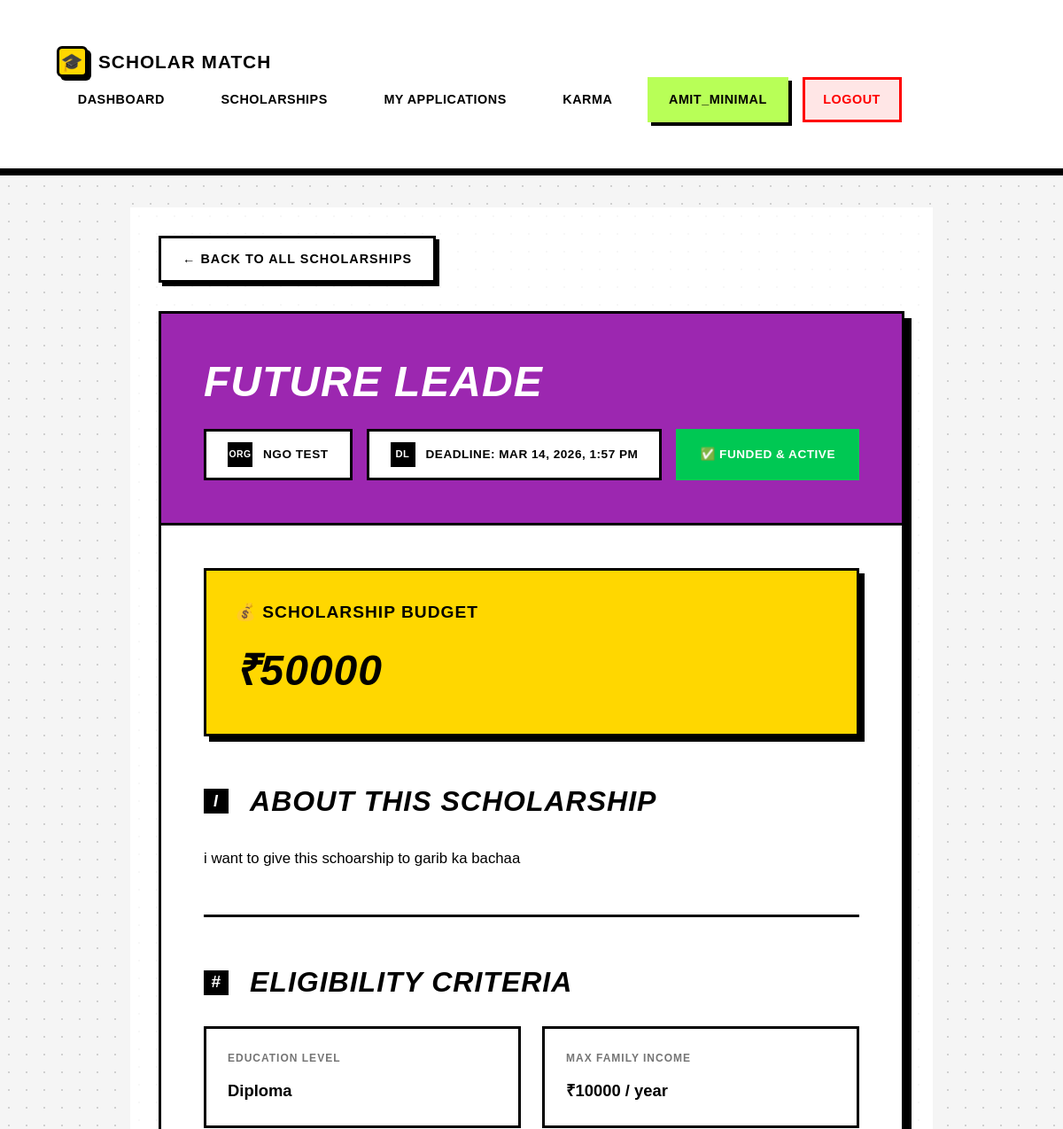
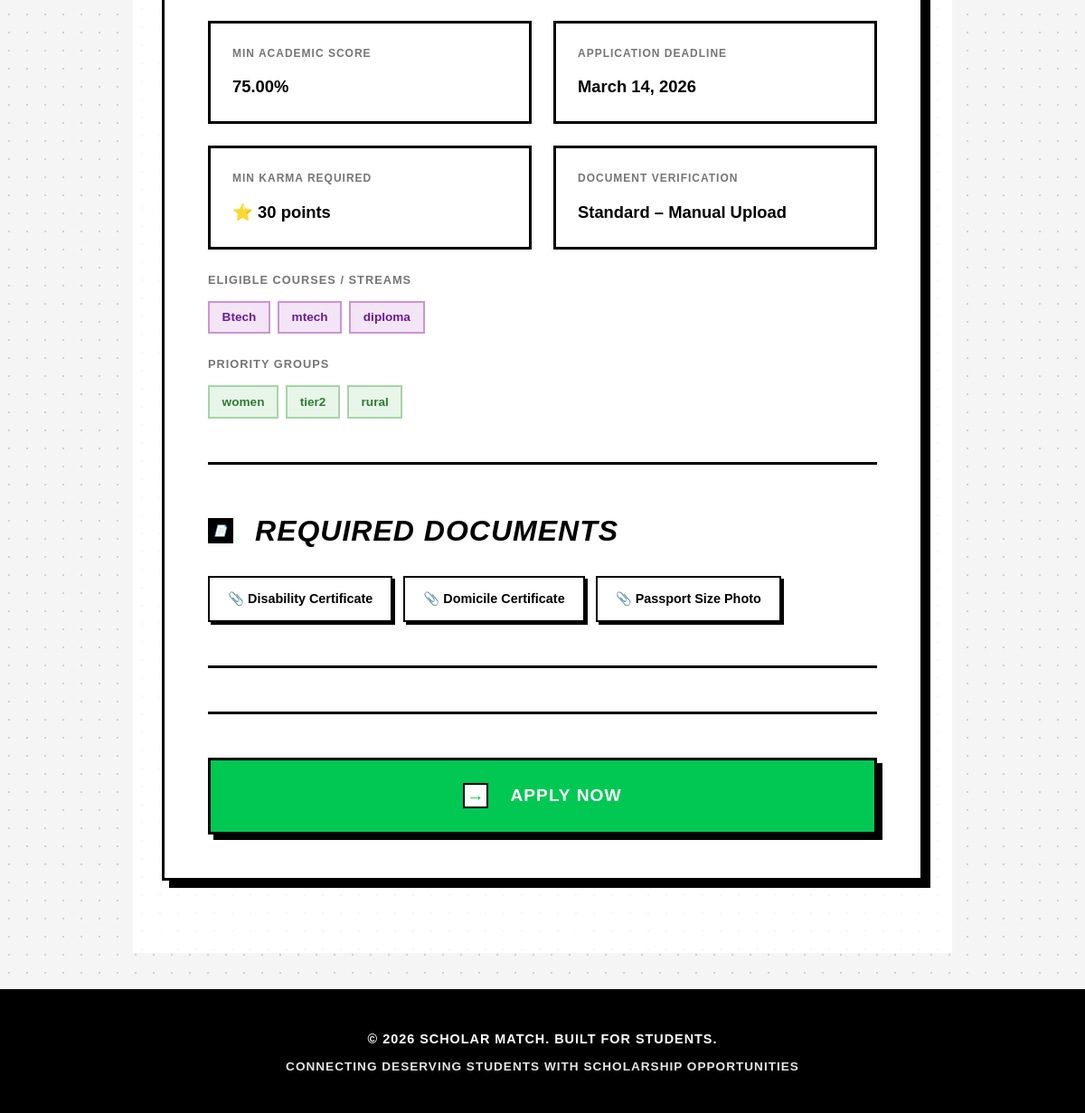
Screenshot of /scholarships/2/ (signed in) with the database file from the repository (2 pictures, top to bottom).
### users/models.py (models this page shows, shortened)
class User(AbstractUser):
    is_student = models.BooleanField(default=True)
    is_moderator = models.BooleanField(default=False)
    is_organization = models.BooleanField(default=False)

class OrganizationProfile(models.Model):
    user = models.OneToOneField(User, on_delete=models.CASCADE, primary_key=True)
    organization_name = models.CharField(max_length=255, unique=True)
    contact_person = models.CharField(max_length=150)
    official_email = models.EmailField(unique=True)
    website_url = models.URLField(max_length=2000, blank=True)
    is_verified_funder = models.BooleanField(default=False, help_text="Verified by platform administration")

### scholarships/models.py (models this page shows, shortened)
class Scholarship(models.Model):
    title = models.CharField(max_length=255, unique=True, verbose_name="Scholarship Title")
    org_profile = models.ForeignKey(
        'users.OrganizationProfile',
        on_delete=models.CASCADE,
        related_name='scholarships',
        null=True, blank=True,
        verbose_name="Organization"
    )
    logo = models.ImageField(
        upload_to='scholarship_logos/',
        blank=True, null=True,
        verbose_name="Organization Logo"
    )
    description = models.TextField(verbose_name="About the Scholarship (HTML allowed)")
    deadline = models.DateTimeField(verbose_name="Application Deadline")
    education_level = models.CharField(
        max_length=20,
        choices=EDUCATION_LEVEL_CHOICES,
        default='ANY',
        verbose_name="Target Education Level"
    )
    courses = models.TextField(
        blank=True, default='[]',
        help_text='JSON list of eligible courses/streams. Leave "[]" for any.'
    )
    max_family_income = models.PositiveIntegerField(
        null=True, blank=True,
        verbose_name="Max Family Annual Income (₹)",
        help_text="Maximum annual family income in INR (e.g. 800000 for ₹8 lakh)"
    )
    min_percentage = models.DecimalField(
        max_digits=5, decimal_places=2,
        null=True, blank=True,
        verbose_name="Minimum Academic Score (%/CGPA)"
    )
    demographic_focus = models.TextField(
        blank=True, default='[]',
        help_text='JSON list of demographic targets. Leave "[]" for all.'
    )
    total_budget = models.PositiveIntegerField(
        verbose_name="Total Budget (₹)",
        help_text="Full amount the organization deposits into escrow (INR)"
    )
    distribution_type = models.CharField(
        max_length=10,
        choices=DISTRIBUTION_TYPE_CHOICES,
        default='FIXED',
        verbose_name="Distribution Logic"
    )
    fixed_amount = models.PositiveIntegerField(
        null=True, blank=True,
        verbose_name="Fixed Amount per Winner (₹)",
        help_text="Required when distribution type is FIXED"
    )
    num_winners = models.PositiveIntegerField(
        null=True, blank=True,
        verbose_name="Number of Winners",
        help_text="How many students get selected"
    )
    disbursement_method = models.CharField(
        max_length=20,
        choices=DISBURSEMENT_METHOD_CHOICES,
        default='BANK_TRANSFER',
        verbose_name="Disbursement Method"
    )
    min_karma = models.PositiveIntegerField(
        default=0,
        verbose_name="Minimum Karma Points Required",
        help_text="Only students with ≥ this karma can apply"
    )
    verification_strictness = models.CharField(
        max_length=10,
        choices=VERIFICATION_STRICTNESS_CHOICES,
        default='STANDARD',
        verbose_name="Verification Strictness"
    )
    essay_question = models.TextField(
        blank=True,
        verbose_name="Custom Essay / Question (Optional)",
        help_text="e.g. 'Why do you need this scholarship?'"
    )
    is_active = models.BooleanField(
        default=False,
        help_text="Becomes True only after payment is confirmed"
    )
    is_funded = models.BooleanField(
        default=False,
        help_text="True once Razorpay payment is verified"
    )
    created_at = models.DateTimeField(auto_now_add=True)
    last_updated = models.DateTimeField(auto_now=True)
    organization = models.CharField(
        max_length=255, blank=True,
        help_text="[Legacy] Organization name as string. Use org_profile FK instead."
    )
    source_url = models.URLField(max_length=2000, blank=True)
    award_amount = models.CharField(
        max_length=50, blank=True,
        help_text="[Legacy] Free-text award amount. Use total_budget instead."
    )
    details = models.TextField(
        blank=True,
        help_text="[Legacy] Use description instead."
    )
    is_verified = models.BooleanField(default=False)
    found_by_student = models.ForeignKey(
        'users.StudentProfile',
        on_delete=models.SET_NULL,
        null=True, blank=True,
        related_name='found_scholarships'
    )
    finder_karma_awarded = models.IntegerField(default=0)
    class Meta:
        ordering = ['-created_at']
    def get_courses(self):
        try:
            return json.loads(self.courses)
        except (ValueError, TypeError):
            return []
    def get_demographic_focus(self):
        try:
            return json.loads(self.demographic_focus)
        except (ValueError, TypeError):
            return []
    @property
    def name(self):
        """
        Backward-compatibility alias for `title`.
        All existing templates and views use scholarship.name — this keeps
        them working without any changes.
        """
        return self.title

class RequiredDocument(models.Model):
    scholarship = models.ForeignKey(
        Scholarship, on_delete=models.CASCADE, related_name='required_documents'
    )
    document_name = models.CharField(
        max_length=100,
        choices=DOCUMENT_CHOICES,
        help_text="Identifier key for the document type"
    )
    description = models.TextField(blank=True)
    is_mandatory = models.BooleanField(default=True)
    verification_strictness = models.CharField(
        max_length=10,
        choices=VERIFICATION_STRICTNESS_CHOICES,
        default='STANDARD',
        verbose_name="Verification Method for this document"
    )

### scholarships/views.py (the view)
# urls.py: path('<int:pk>/', views.scholarship_detail, name='scholarship_detail'),
@login_required
def scholarship_detail(request, pk):
    scholarship = get_object_or_404(Scholarship, pk=pk, is_active=True)
    required_docs = RequiredDocument.objects.filter(scholarship=scholarship)
    related = Scholarship.objects.filter(
        is_active=True,
        education_level=scholarship.education_level,
    ).exclude(pk=pk).select_related('org_profile').order_by('-created_at')[:3]
    if not related.exists():
        related = Scholarship.objects.filter(
            is_active=True,
        ).exclude(pk=pk).order_by('-created_at')[:3]
    context = {
        'scholarship': scholarship,
        'required_docs': required_docs,
        'related_scholarships': related,
    }
    return render(request, 'scholarships/scholarship_detail.html', context)

### scholarships/templates/scholarships/scholarship_detail.html (shortened to what this page needs)
{% extends 'base.html' %}
{% block content %}
<div class="detail-page-wrapper">
    <div class="detail-container">
        <a href="{% url 'scholarships:scholarship_list' %}" class="back-link">← Back to All Scholarships</a>
        <div class="scholarship-detail-card">
            <div class="scholarship-hero">
                <h1>{{ scholarship.title }}</h1>
                <div class="hero-meta">
                    <div class="hero-meta-item">
                        <span class="icon icon-org"></span>
                        <span>{% if scholarship.org_profile %}{{ scholarship.org_profile.organization_name }}{% else %}{{ scholarship.organization }}{% endif %}</span>
                    </div>
                    <div class="hero-meta-item">
                        <span class="icon icon-date"></span>
                        <span>Deadline: {{ scholarship.deadline|date:"M d, Y, g:i A" }}</span>
                    </div>
                    {% if scholarship.is_active and scholarship.is_funded %}
                    <div class="hero-meta-item" style="background:#00C853;color:white;border-color:#00C853;">
                        ✅ Funded & Active
                    </div>
                    {% endif %}
                </div>
            </div>
            <div class="scholarship-content">
                <div class="amount-highlight">
                    <h3>💰 Scholarship Budget</h3>
                    <div class="amount-value">₹{{ scholarship.total_budget|default:scholarship.award_amount }}</div>
                </div>
                <div class="content-section">
                    <h2><span class="icon icon-about"></span>About This Scholarship</h2>
                    <div style="color:#111;line-height:1.8;font-size:1.05rem;font-weight:500;">{{ scholarship.description|default:scholarship.details|linebreaks }}</div>
                </div>
                <div class="content-section">
                    <h2><span class="icon icon-info"></span>Eligibility Criteria</h2>
                    <div class="info-grid">
                        <div class="info-card">
                            <label>Education Level</label>
                            <value>{{ scholarship.get_education_level_display }}</value>
                        </div>
                        {% if scholarship.max_family_income %}
                        <div class="info-card">
                            <label>Max Family Income</label>
                            <value>₹{{ scholarship.max_family_income|floatformat:0 }} / year</value>
                        </div>
                        {% endif %}
                        {% if scholarship.min_percentage %}
                        <div class="info-card">
                            <label>Min Academic Score</label>
                            <value>{{ scholarship.min_percentage }}%</value>
                        </div>
                        {% endif %}
                        <div class="info-card">
                            <label>Application Deadline</label>
                            <value>{{ scholarship.deadline|date:"F d, Y" }}</value>
                        </div>
                        <div class="info-card">
                            <label>Min Karma Required</label>
                            <value>⭐ {{ scholarship.min_karma }} points</value>
                        </div>
                        <div class="info-card">
                            <label>Document Verification</label>
                            <value>{{ scholarship.get_verification_strictness_display }}</value>
                        </div>
                    </div>
                    {% with courses=scholarship.get_courses %}
                    {% if courses %}
                    <div style="margin-top:1.5rem;">
                        <div style="font-size:.8rem;font-weight:900;text-transform:uppercase;letter-spacing:1px;color:#757575;margin-bottom:.75rem;">Eligible Courses / Streams</div>
                        <div style="display:flex;flex-wrap:wrap;gap:.5rem;">
                            {% for c in courses %}
                            <span style="background:#f3e5f5;color:#6A1B9A;padding:.35rem .85rem;border:2px solid #CE93D8;font-weight:700;font-size:.85rem;">{{ c }}</span>
                            {% endfor %}
                        </div>
                    </div>
                    {% endif %}
                    {% endwith %}
                    {% with demos=scholarship.get_demographic_focus %}
                    {% if demos %}
                    <div style="margin-top:1.5rem;">
                        <div style="font-size:.8rem;font-weight:900;text-transform:uppercase;letter-spacing:1px;color:#757575;margin-bottom:.75rem;">Priority Groups</div>
                        <div style="display:flex;flex-wrap:wrap;gap:.5rem;">
                            {% for d in demos %}
                            <span style="background:#e8f5e9;color:#2E7D32;padding:.35rem .85rem;border:2px solid #A5D6A7;font-weight:700;font-size:.85rem;">{{ d }}</span>
                            {% endfor %}
                        </div>
                    </div>
                    {% endif %}
                    {% endwith %}
                </div>
                {% if required_docs %}
                <div class="content-section">
                    <h2><span class="icon" style="font-size:.75rem;">📄</span>Required Documents</h2>
                    <div style="display:flex;flex-wrap:wrap;gap:.75rem;">
                        {% for doc in required_docs %}
                        <div style="background:white;border:2.5px solid black;padding:.75rem 1.25rem;font-weight:700;font-size:.9rem;box-shadow:3px 3px 0 black;">
                            📎 {{ doc.get_document_name_display }}
                        </div>
                        {% endfor %}
                    </div>
                </div>
                {% endif %}
                <div class="action-buttons">
                    <a href="{% url 'applications:create_application' scholarship_pk=scholarship.pk %}" class="btn-apply">
                        <span class="icon icon-apply"></span> Apply Now
                    </a>
                </div>
            </div>
        </div>
    </div>
</div>
{% endblock %}

### templates/base.html (shortened to what this page needs)
<!DOCTYPE html>
<html lang="en">
<head>
</head>
<body>
    <nav>
        <div class="container">
            <a href="/" class="logo">
                <div class="logo-icon">🎓</div>
                <span>Scholar Match</span>
            </a>
            <ul>
                {% if user.is_authenticated %}
                {% if user.is_student %}
                <li><a href="{% url 'student_dashboard' %}">Dashboard</a></li>
                <li><a href="{% url 'scholarships:scholarship_list' %}">Scholarships</a></li>
                <li><a href="{% url 'applications:my_applications' %}">My Applications</a></li>
                <li><a href="{% url 'karma:karma_dashboard' %}">Karma</a></li>
                {% elif user.is_organization %}
                <li><a href="{% url 'funder_portal:funder_dashboard' %}">Dashboard</a></li>
                <li><a href="{% url 'funder_portal:create_scholarship' %}">Create Scholarship</a></li>
                <li><a href="{% url 'funder_portal:view_applications' %}">Applications</a></li>
                {% elif user.is_moderator %}
                <li><a href="{% url 'moderator_dashboard' %}">Dashboard</a></li>
                <li><a href="{% url 'moderator_add_scholarship' %}">Add Scholarship</a></li>
                <li><a href="{% url 'karma:moderator_overview' %}">Karma Review</a></li>
                {% endif %}
                <li>
                    <span class="user-info">{{ user.username }}</span>
                </li>
                <li><a href="{% url 'logout' %}" class="logout-btn">Logout</a></li>
                {% else %}
                <li><a href="{% url 'login' %}">Login</a></li>
                {% endif %}
            </ul>
        </div>
    </nav>
    <div class="container">
        {% block content %}
        {% endblock %}
    </div>
    <footer>
        <p>&copy; 2026 Scholar Match. Built for Students.</p>
        <p style="margin-top: 0.5rem; font-size: 0.85rem; opacity: 0.9;">Connecting Deserving Students with Scholarship
            Opportunities</p>
    </footer>
</body>
</html>

### rows the page displays
User: username "AMIT_MINIMAL"
Scholarship: title "FUTURE LEADE", org_profile.organization_name "NGO TEST", deadline "MAR 14, 2026, 1:57 PM", total_budget "50000", description "i want to give this schoarship to garib ka bachaa", education_level "Diploma", max_family_income "10000", min_percentage "75.00", deadline "March 14, 2026", min_karma "30", verification_strictness "Standard – Manual Upload"
RequiredDocument: document_name "Disability Certificate"
RequiredDocument: document_name "Domicile Certificate"
RequiredDocument: document_name "Passport Size Photo"

### other values shown
{{ c }} "Btech" "mtech" "diploma"
{{ d }} "women" "tier2" "rural"
